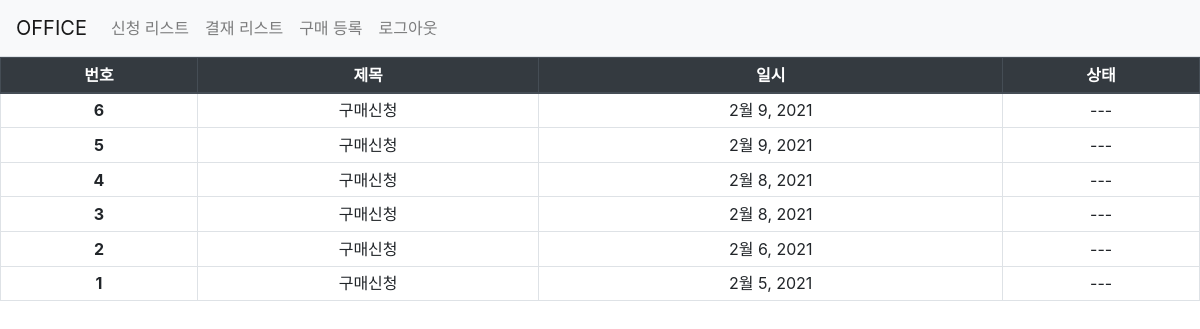
The app's page / (signed in), older data.
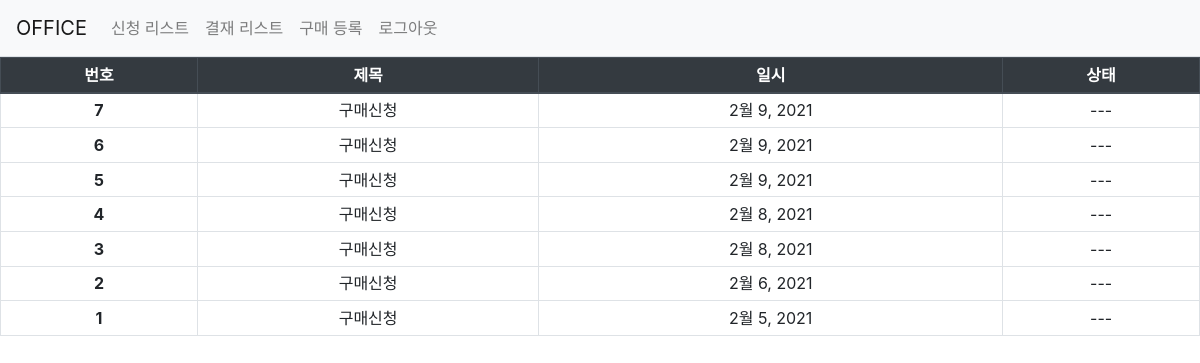
The same page, newer data.
### signoff/models.py (models this page shows)
class Signoff(models.Model):
    name = models.CharField(max_length=30)
    qnt = models.IntegerField()
    unit = models.IntegerField()
    request_date = models.DateField(default=timezone.now)

### signoff/views.py (the view)
# urls.py: path('', index, name='list'),
@login_required(login_url='/login/')
def index(request):
    requests = Signoff.objects.order_by('-request_date', '-id').values()
    context = {
        'requests': requests,
    }
    return render(request, 'signoff/request_list.html', context)

### templates/signoff/request_list.html
{% extends 'base.html' %}
{% block content %}
<div id="container">
    <main class="contents">
        {% if requests %}
        <table class="table table-bordered table-sm">
            <thead class="thead-dark">
                <tr>
                    <th scope="col">번호</th>
                    <th scope="col">제목</th>
                    <th scope="col">일시</th>
                    <th scope="col">상태</th>
                </tr>
            </thead>
            <tbody>
                {% for request in requests %}
                <tr>
                    <th scope="row">{{ request.id }}</td>
                    <td>구매신청</a></td>
                    <td>{{ request.request_date }}</td>
                    <td>---</td>
                </tr>
                {% endfor %}
            </tbody>
        </table>
        {% else %}
        <p>내역이 없습니다.</p>
        {% endif %}
    </main>
</div>
{% endblock %}

Row changes from the older to the newer data that the page shows:
added Signoff: id "7", request_date "2월 9, 2021"
